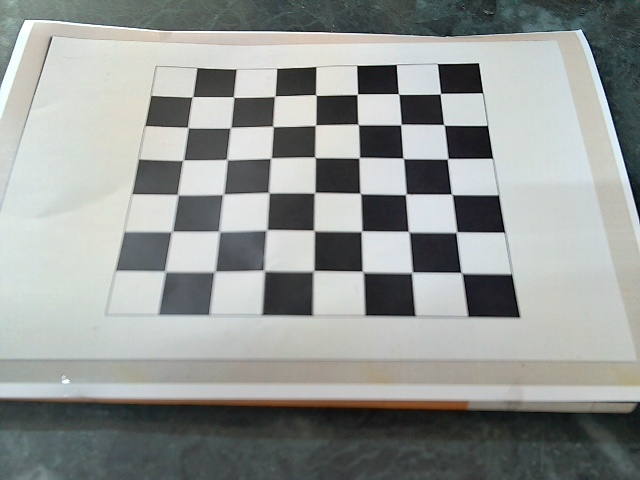
#> input picture images/img0.jpg, 640 x 480 px; its folder holds only this picture in this run
$ python calibration.py
#> lines starting #> are read from the running program, lines starting #| are printed output that depends on the picture; after the words box and inside, x2 and y2 are one past the last pixel; in counts of white or black regions, pixels touching at a corner belong together; long printed decimals are rounded
import cv2
import numpy as np
import glob

# ======================================================
# Camera Calibration using Chessboard Images
# ======================================================

# Number of INNER corners
CHESSBOARD_SIZE = (7, 6)

# Size of one square (mm)
# Doesn't affect camera matrix if only intrinsics are needed.
SQUARE_SIZE = 25

# Folder containing calibration images
IMAGE_PATH = "images/*.jpg"


def calibrate_camera():

    # Prepare object points
    objp = np.zeros(
        (CHESSBOARD_SIZE[0] * CHESSBOARD_SIZE[1], 3),
        np.float32
    )

    objp[:, :2] = np.mgrid[
        0:CHESSBOARD_SIZE[0],
        0:CHESSBOARD_SIZE[1]
    ].T.reshape(-1, 2)

    objp *= SQUARE_SIZE

    object_points = []
    image_points = []

    images = glob.glob(IMAGE_PATH)

    if len(images) == 0:
        print("No calibration images found.")
        return

    print(f"Found {len(images)} images\n")

    criteria = (
        cv2.TERM_CRITERIA_EPS +
        cv2.TERM_CRITERIA_MAX_ITER,
        30,
        0.001
    )

    image_size = None

    for image_name in images:

        image = cv2.imread(image_name)
#> image is the input picture: shape (480, 640, 3); mean B, G, R 149.3, 151.8, 148.1

        gray = cv2.cvtColor(
            image,
            cv2.COLOR_BGR2GRAY
        )

        image_size = gray.shape[::-1]
#> image_size = (640, 480)

        found, corners = cv2.findChessboardCorners(
            gray,
            CHESSBOARD_SIZE,
            None
        )
#> found = True; corners = 42 rows, first 8: [461.4, 272.3], [411.8, 271.4], [362.3, 270.5], [313.8, 269.1], [263.5, 270.5], [213.3, 270.3], [165.1, 271.3], [456.4, 231.8]

        if found:

            refined_corners = cv2.cornerSubPix(
                gray,
                corners,
                (11, 11),
                (-1, -1),
                criteria
            )
#> refined_corners = 42 rows, first 8: [461.4, 272.8], [412, 272.4], [362.7, 271.6], [313.6, 270.7], [264.4, 270.6], [214.7, 271.5], [165.1, 271.3], [456.5, 232.1]

            object_points.append(objp)
            image_points.append(refined_corners)

            cv2.drawChessboardCorners(
                image,
                CHESSBOARD_SIZE,
                refined_corners,
                found
            )
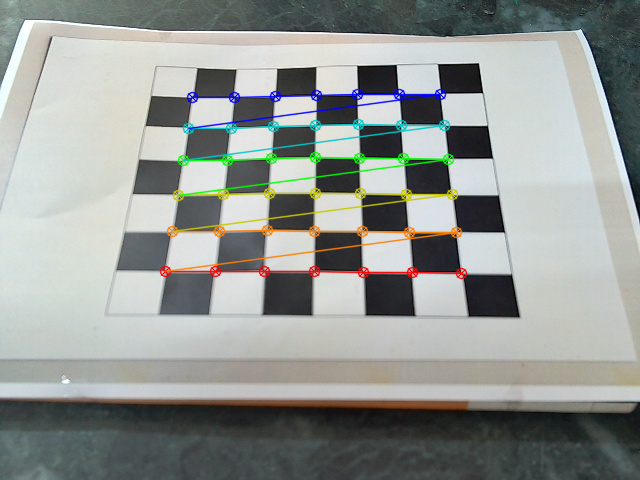
#> image: shape (480, 640, 3); 3.96% of pixels changed, all inside (x1, y1, x2, y2) = (159, 88, 468, 280)

            cv2.imshow(
                "Chessboard Detection",
                image
            )

            cv2.waitKey(300)

            print(f"{image_name}  ✓")

        else:

            print(f"{image_name}  ✗ Chessboard Not Found")

    cv2.destroyAllWindows()

    if len(object_points) == 0:

        print("\nCalibration failed!")

        return

    print("\nCalculating camera parameters...\n")

    ret, camera_matrix, distortion, rvecs, tvecs = cv2.calibrateCamera(

        object_points,

        image_points,

        image_size,

        None,

        None

    )
#> ret = 0.517; camera_matrix = [[658.3, 0, 268.3], [0, 666.3, 336.7], [0, 0, 1]]; distortion = [[-0.36, 2.24, 0.0251, -0.0358, -4.13]]; rvecs = ([-0.2, -0.705, -3.02],); tvecs = ([96.95, -32.04, 312.5],)

    print("=====================================")
    print("Calibration Successful")
    print("=====================================\n")

    print("Camera Matrix:\n")
    print(camera_matrix)
#| [[658.335   0.         268.314]
#|  [  0.         666.251 336.735 ]
#|  [  0.           0.           1.        ]]

    print("\nDistortion Coefficients:\n")
    print(distortion)
#| [[-0.3605  2.236  0.02515 -0.03575 -4.127 ]]

    print("\nRotation Vectors:")
    print(len(rvecs))
#| 1

    print("\nTranslation Vectors:")
    print(len(tvecs))
#| 1

    return camera_matrix, distortion


# ======================================================

if __name__ == "__main__":

    calibrate_camera()

$ run again, on images/img28.jpg
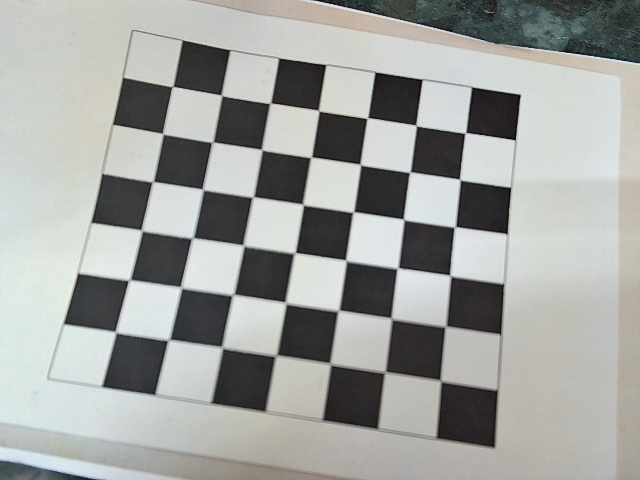
#> input picture images/img28.jpg, 640 x 480 px
#> in calibrate_camera, image is the input picture: shape (480, 640, 3); mean B, G, R 159.9, 162.8, 160.7
#> found = True; corners = 42 rows, first 8: [442.2, 382.5], [385, 372], [330, 364], [276, 355.5], [223.6, 346], [167.3, 338.6], [114.3, 332.7], [444.4, 325.7]
#> refined_corners = 42 rows, first 8: [440.5, 380.7], [384.8, 372.2], [330.3, 363.7], [275.9, 355.5], [222.1, 347.4], [168.7, 339.8], [115.5, 332.1], [445.5, 326.4]
#> in calibrate_camera, `cv2.drawChessboardCorners( image, CHESSBOARD_SIZE, refined_corners, fo..`:
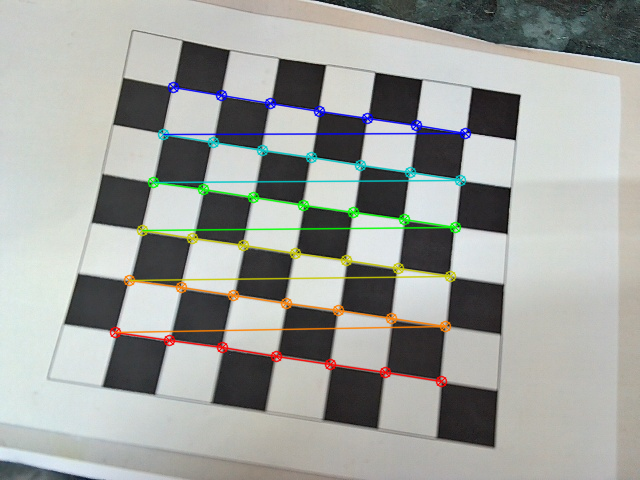
#> image: shape (480, 640, 3); 4.43% of pixels changed, all inside (x1, y1, x2, y2) = (109, 81, 472, 388)
#> ret = 0.793; camera_matrix = [[167.6, 0, 323.3], [0, 163.3, 270.7], [0, 0, 1]]; distortion = [[0.0445, -0.0408, -0.00235, 0.00619, 0.0138]]; rvecs = ([0.0196, -0.111, -2.99],); tvecs = ([52.66, 51.73, 78.21],)
#| [[167.637   0.         323.279]
#|  [  0.         163.325 270.703]
#|  [  0.           0.           1.        ]]
#| [[ 0.04446 -0.04077 -0.002355  0.006186  0.01379]]
#| 1
#| 1

$ run again, on images/img5.jpg
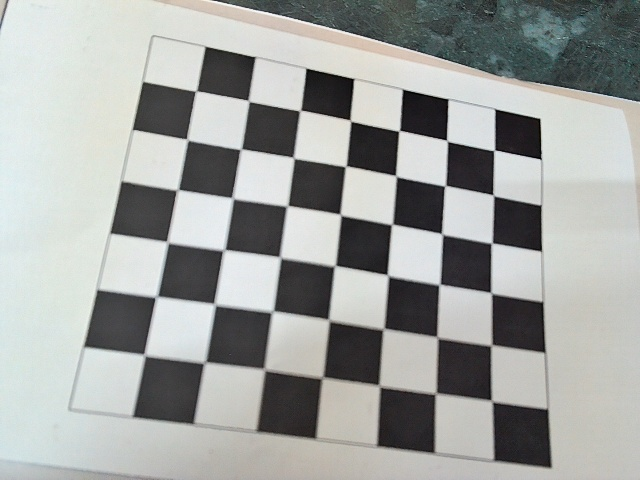
#> input picture images/img5.jpg, 640 x 480 px
#> in calibrate_camera, image is the input picture: shape (480, 640, 3); mean B, G, R 160.1, 162.6, 160.2
#> found = True; corners = 42 rows, first 8: [490.3, 399.2], [436, 393.5], [379.5, 386], [324.7, 375.8], [262.5, 367.4], [203, 360.7], [144.5, 354.5], [489.6, 346.9]
#> refined_corners = 42 rows, first 8: [491.8, 401], [435.7, 393.5], [379.3, 385.8], [322.5, 377.6], [264.4, 369.5], [204.7, 362.5], [144.4, 355], [491.4, 345.2]
#> in calibrate_camera, `cv2.drawChessboardCorners( image, CHESSBOARD_SIZE, refined_corners, fo..`:
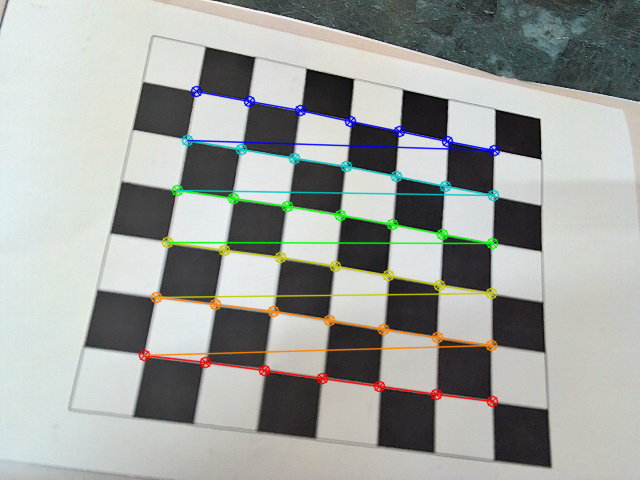
#> image: shape (480, 640, 3); 4.56% of pixels changed, all inside (x1, y1, x2, y2) = (138, 85, 501, 408)
#> ret = 0.829; camera_matrix = [[536.1, 0, 224.4], [0, 481.5, 156.8], [0, 0, 1]]; distortion = [[-0.145, 0.546, 0.0224, 0.00896, -0.519]]; rvecs = ([0.243, -0.297, -2.95],); tvecs = ([113.6, 115.5, 237.6],)
#| [[536.133    0.         224.410]
#|  [  0.         481.464 156.782]
#|  [  0.           0.           1.        ]]
#| [[-0.1452  0.5456  0.02235  0.008962 -0.5186]]
#| 1
#| 1

$ run again, on images/img10.jpg
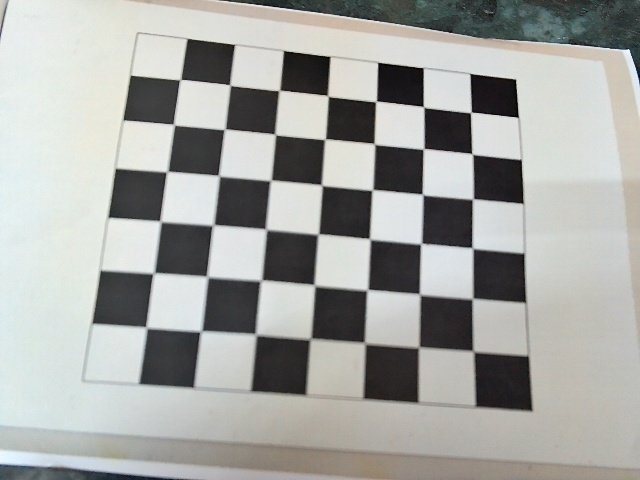
#> input picture images/img10.jpg, 640 x 480 px
#> in calibrate_camera, image is the input picture: shape (480, 640, 3); mean B, G, R 163, 166.2, 165
#> found = True; corners = 42 rows, first 8: [471.9, 349.7], [418.5, 347.5], [365, 343], [310.5, 339], [256.7, 332.5], [201.5, 331], [147.6, 326.4], [472.1, 297]
#> refined_corners = 42 rows, first 8: [473.2, 351.3], [418.8, 347.3], [364.7, 343], [310.3, 338.9], [255.8, 334.5], [200.9, 331.2], [146.2, 327.4], [472.4, 298.6]
#> in calibrate_camera, `cv2.drawChessboardCorners( image, CHESSBOARD_SIZE, refined_corners, fo..`:
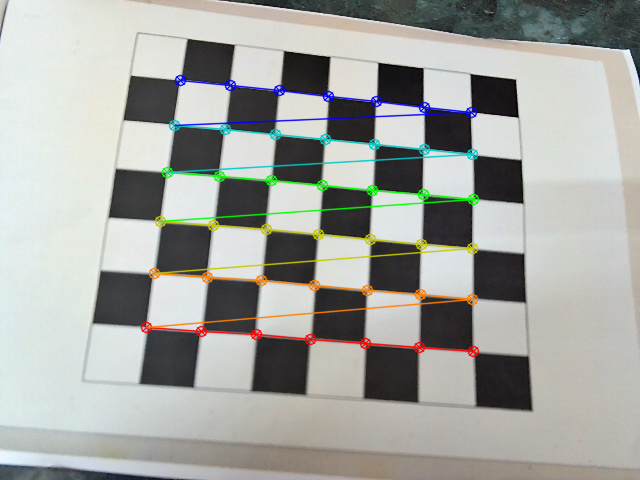
#> image: shape (480, 640, 3); 4.43% of pixels changed, all inside (x1, y1, x2, y2) = (140, 74, 480, 358)
#> ret = 0.585; camera_matrix = [[858.8, 0, 426.2], [0, 916, 351.9], [0, 0, 1]]; distortion = [[-0.404, 1.46, 0.00652, 0.00508, -1.36]]; rvecs = ([0.264, -0.513, -3.04],); tvecs = ([21.54, -0.163, 397.3],)
#| [[858.834   0.         426.168]
#|  [  0.         916.002 351.915]
#|  [  0.           0.           1.        ]]
#| [[-0.4035  1.455  0.006516  0.005084 -1.357]]
#| 1
#| 1

$ run again, on images/img15.jpg
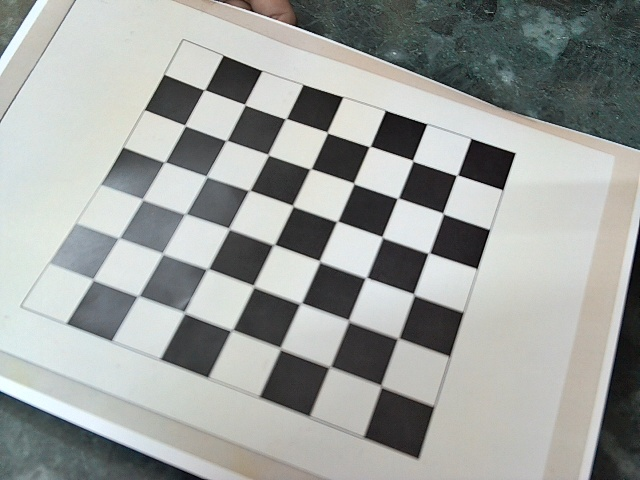
#> input picture images/img15.jpg, 640 x 480 px
#> in calibrate_camera, image is the input picture: shape (480, 640, 3); mean B, G, R 157.6, 160.4, 157.1
#> found = True; corners = 42 rows, first 8: [380.4, 384.1], [330, 367], [280.9, 346], [232, 330.5], [184.5, 312.5], [137.7, 294.6], [94.45, 278.7], [398, 338.5]
#> refined_corners = 42 rows, first 8: [381, 386], [329.8, 366.9], [280.3, 348.4], [231.8, 330.2], [184.2, 312.6], [138.3, 296], [93.08, 279.6], [398.2, 338.3]
#> in calibrate_camera, `cv2.drawChessboardCorners( image, CHESSBOARD_SIZE, refined_corners, fo..`:
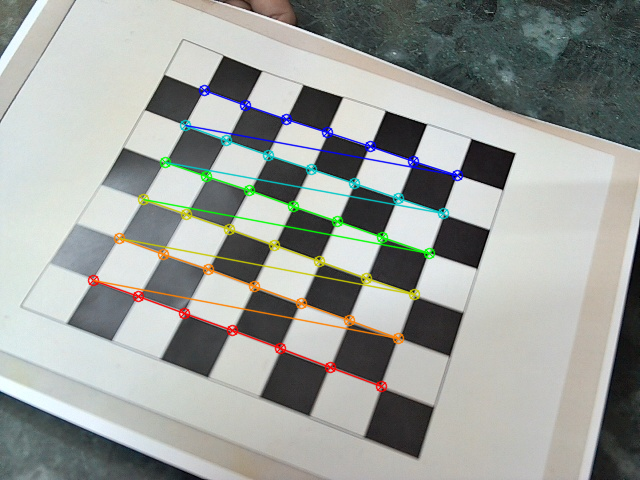
#> image: shape (480, 640, 3); 4.07% of pixels changed, all inside (x1, y1, x2, y2) = (87, 84, 464, 393)
#> ret = 0.751; camera_matrix = [[199.9, 0, 337.4], [0, 164.3, 84.94], [0, 0, 1]]; distortion = [[0.0187, -0.00124, -0.0174, 0.00364, 5.14e-05]]; rvecs = ([-0.0237, -0.183, -2.76],); tvecs = ([18.6, 175.2, 91.42],)
#| [[199.917   0.         337.400]
#|  [  0.         164.342  84.942]
#|  [  0.           0.           1.        ]]
#| [[ 1.87174704e-02 -1.23983177e-03 -1.73500584e-02  3.63825714e-03
#|    5.13857760e-05]]
#| 1
#| 1
